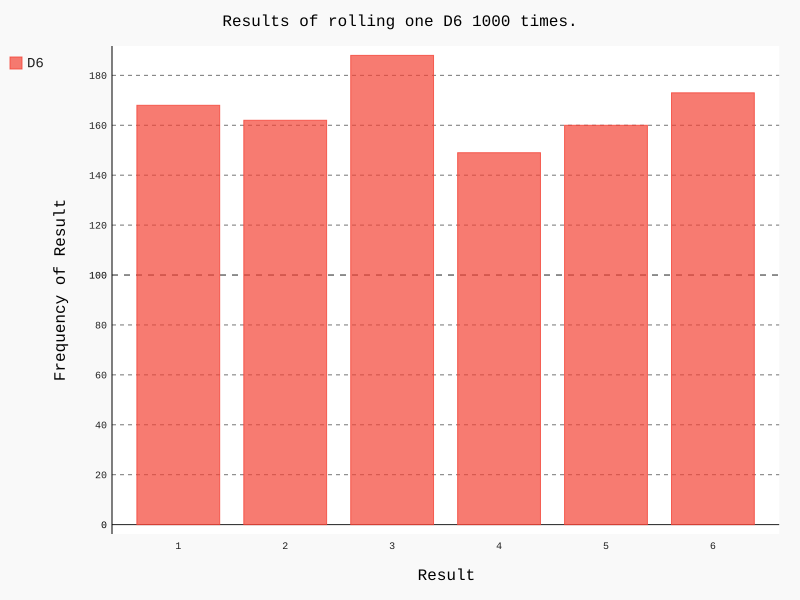

Write the Python code that produced this figure.
from die import Die
import pygal

# create a D6

die = Die()

# make some rolls, and store results in a list

results = []
for roll_num in range(1000):
	result = die.roll()
	results.append(result)

# analyze the results
frequencies = []
for value in range(1, die.num_sides+1):
	frequency = results.count(value)
	frequencies.append(frequency)

# visualize the results

hist = pygal.Bar()

hist.title = "Results of rolling one D6 1000 times."
hist.x_labels = ['1', '2', '3', '4', '5', '6']
hist.x_title = "Result"
hist.y_title = "Frequency of Result"

hist.add('D6', frequencies)
hist.render_to_file('die_visual.svg')

print(frequencies)
